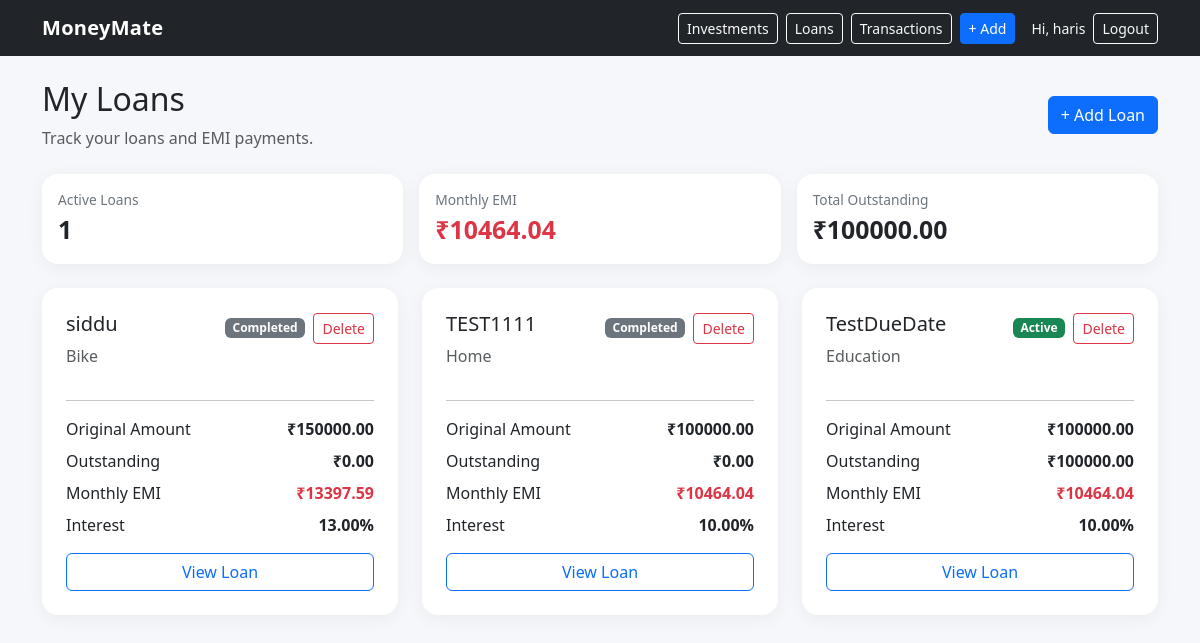
The app's page /loans/ (signed in), older data.
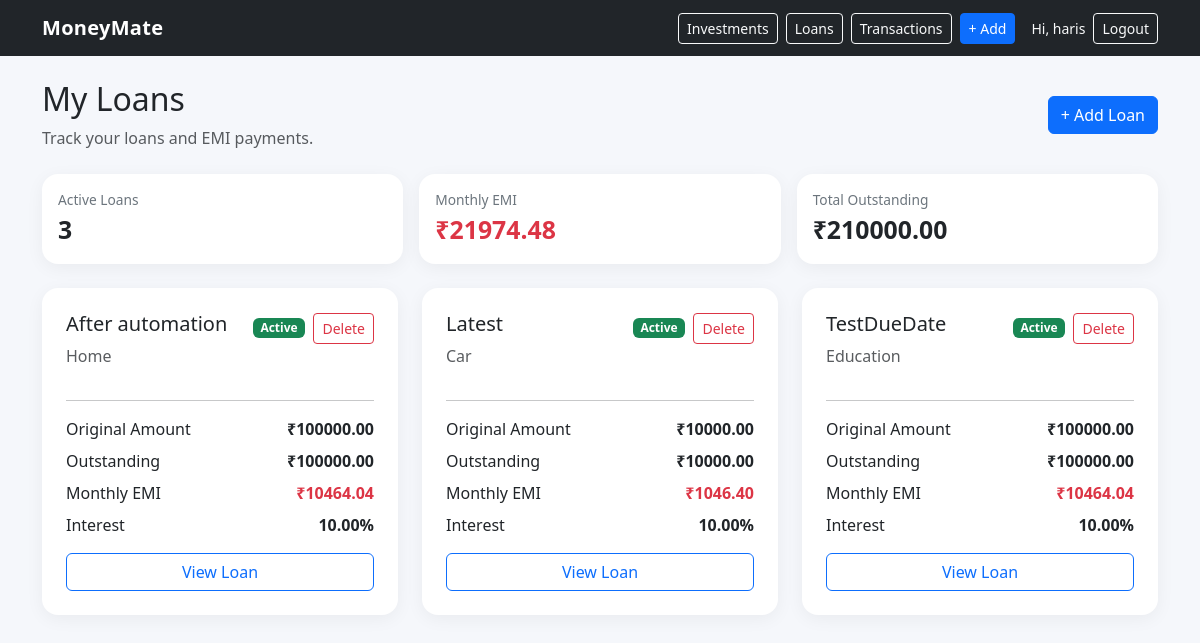
The same page, newer data.
### finance/models.py (models this page shows, shortened)
class Loan(models.Model):
    LOAN_TYPES = [
        ("home", "Home"),
        ("car" , "Car"),
        ("bike" , "Bike"),
        ("personal" , "Personal"),
        ("education" , "Education"),
        ("credit_card" , "Credit Card EMI"),
        ("others" , "Others")
    ]
    STATUS_CHOICES = [
        ("active" , "Active"),
        ("completed" , "Ccompleted"),
        ("closed" , "Closed")
    ]
    id = models.UUIDField(primary_key=True, default=uuid.uuid4, editable=False)
    user = models.ForeignKey(User, on_delete=models.CASCADE, related_name="loans")
    loan_name = models.CharField(max_length=120)
    loan_type = models.CharField(max_length=20, choices=LOAN_TYPES)
    principal_amount = models.DecimalField(max_digits=12, decimal_places=2)
    interest_rate = models.DecimalField(max_digits=5, decimal_places=2, help_text="Anual Interest Rate (%)")
    tenure_months = models.PositiveIntegerField()
    emi_amount = models.DecimalField(max_digits=12, decimal_places=2, null=True, blank=True)
    start_date = models.DateField(default=timezone.localdate)
    end_date = models.DateField(default=timezone.localdate)
    created_at = models.DateTimeField(auto_now_add=True, null=True, blank=True)
    outstanding_amount = models.DecimalField(max_digits=12, decimal_places=2)
    status = models.CharField(max_length=20, choices=STATUS_CHOICES, default="pending")

### finance/views.py (the view)
# urls.py: path("loans/", views.loans, name="loans"),
@login_required
def loans(request):
    loans = Loan.objects.filter(
        user=request.user
    ).order_by("-created_at")
    total_emi = loans.filter(
        status="active"
    ).aggregate(
        total=Sum("emi_amount")
    )["total"] or Decimal("0")
    total_outstanding = loans.filter(
        status="active"
    ).aggregate(
        total=Sum("outstanding_amount")
    )["total"] or Decimal("0")
    active_loans = loans.filter(
        status="active"
    ).count()
    return render(
        request,
        "finance/loans.html",
        {
            "loans": loans,
            "total_emi": total_emi,
            "total_outstanding": total_outstanding,
            "active_loans": active_loans,
        }
    )

### templates/finance/loans.html (shortened to what this page needs)
{% extends "base.html" %}
{% block content %}
<div class="d-flex justify-content-between align-items-center mb-4">
    <div>
        <h2>My Loans</h2>
        <p class="text-muted mb-0">
            Track your loans and EMI payments.
        </p>
    </div>
    <a href="{% url 'add_loan' %}" class="btn btn-primary">
        + Add Loan
    </a>
</div>
<div class="row g-3 mb-4">
    <div class="col-md-4">
        <div class="card p-3">
            <div class="small-muted">
                Active Loans
            </div>
            <div class="stat-value">
                {{ active_loans }}
            </div>
        </div>
    </div>
    <div class="col-md-4">
        <div class="card p-3">
            <div class="small-muted">
                Monthly EMI
            </div>
            <div class="stat-value text-danger">
                ₹{{ total_emi|floatformat:2 }}
            </div>
        </div>
    </div>
    <div class="col-md-4">
        <div class="card p-3">
            <div class="small-muted">
                Total Outstanding
            </div>
            <div class="stat-value">
                ₹{{ total_outstanding|floatformat:2 }}
            </div>
        </div>
    </div>
</div>
<div class="row g-4">
    {% for loan in loans %}
    <div class="col-md-6 col-lg-4">
        <div class="card p-4 h-100">
            <div class="d-flex justify-content-between align-items-center">
                <h5>
                    {{ loan.loan_name }}
                </h5>
                <div class="d-flex align-items-center">
                    {% if loan.status == "active" %}
                    <span class="badge text-bg-success">
                        Active
                    </span>
                    {% else %}
                    <span class="badge text-bg-secondary">
                        Completed
                    </span>
                    {% endif %}
                    <a class="btn btn-sm btn-outline-danger btn-sm ms-2"
                        href="{% url 'delete_loan' loan.id %}">Delete</a>
                </div>
            </div>
            <p class="text-muted">
                {{ loan.get_loan_type_display }}
            </p>
            <hr>
            <div class="d-flex justify-content-between mb-2">
                <span>Original Amount</span>
                <strong>
                    ₹{{ loan.principal_amount|floatformat:2 }}
                </strong>
            </div>
            <div class="d-flex justify-content-between mb-2">
                <span>Outstanding</span>
                <strong>
                    ₹{{ loan.outstanding_amount|floatformat:2 }}
                </strong>
            </div>
            <div class="d-flex justify-content-between mb-2">
                <span>Monthly EMI</span>
                <strong class="text-danger">
                    ₹{{ loan.emi_amount|floatformat:2 }}
                </strong>
            </div>
            <div class="d-flex justify-content-between mb-3">
                <span>Interest</span>
                <strong>
                    {{ loan.interest_rate }}%
                </strong>
            </div>
            <a href="{% url 'loan_detail' loan.id %}" class="btn btn-outline-primary w-100">
                View Loan
            </a>
        </div>
    </div>
    {% endfor %}
</div>
{% endblock %}

Row changes from the older to the newer data that the page shows:
removed Loan: loan_name "siddu", status "Completed", loan_type "Bike", principal_amount "150000.00", outstanding_amount "0.00", emi_amount "13397.59", interest_rate "13.00"
removed Loan: loan_name "TEST1111", status "Completed", loan_type "Home", principal_amount "100000.00", outstanding_amount "0.00", emi_amount "10464.04", interest_rate "10.00"
added Loan: loan_name "After automation", status "Active", loan_type "Home", principal_amount "100000.00", outstanding_amount "100000.00", emi_amount "10464.04", interest_rate "10.00"
added Loan: loan_name "Latest", status "Active", loan_type "Car", principal_amount "10000.00", outstanding_amount "10000.00", emi_amount "1046.40", interest_rate "10.00"
Text that changed along with them:
{{ active_loans }}: "1" → "3"
{{ total_emi|floatformat:2 }}: "10464.04" → "21974.48"
{{ total_outstanding|floatformat:2 }}: "100000.00" → "210000.00"
